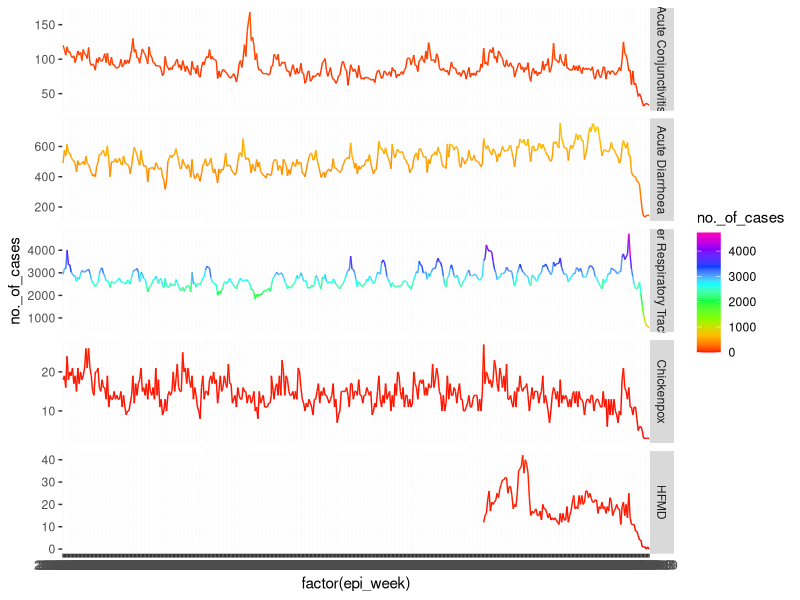

Reproduce this figure in R.
library(dplyr)
library(ggplot2)
library(tidyverse)
library(RColorBrewer)

overall<- read.csv("average-daily-polyclinic-attendances-for-selected-diseases.csv")

#-------------Splitting the table into the 5 different diseases--------------#

# urti <- filter(overall, disease=='Acute Upper Respiratory Tract infections')
# conjunctivitis <- filter(overall, disease=='Acute Conjunctivitis')
# diarrhoea <- filter(overall, disease=='Acute Diarrhoea')
# chickenpox <- filter(overall, disease=='Chickenpox')
# hfmd <- filter(overall, disease=='HFMD')


#-------------------Plotting the graph, each line separate ---------------------------#
# ggplot() + geom_line(data=urti, aes(x= factor(epi_week), y= no._of_cases, group = 1), colour = 'green') +
#    geom_line(data=conjunctivitis, aes(x= factor(epi_week), y= no._of_cases, group = 1), colour = 'red') +
#    geom_line(data=diarrhoea, aes(x= factor(epi_week), y= no._of_cases, group = 1), colour = 'black') +
#    geom_line(data=chickenpox, aes(x= factor(epi_week), y= no._of_cases, group = 1), colour = 'purple') +
#    geom_line(data=hfmd, aes(x= factor(epi_week), y= no._of_cases, group = 1), colour = 'blue')


#------------------Or plotting it as facet, with scaling. Best visualisation! ---------------------------#
plot <- ggplot() + 
  geom_line(data=overall, aes(x= factor(epi_week), y= no._of_cases, group = 1, color = no._of_cases)) +
  scale_color_gradientn(colours = rainbow(8))

plot + facet_grid(disease ~ ., scales= 'free')
